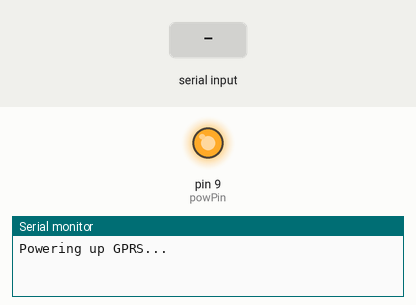
This sketch was run on a simulated Arduino Mega 2560, built with avr-gcc and run on an emulated ATmega2560. Shown: output pins drawn as LEDs (lit = HIGH), the last lines printed to the serial monitor. The test bench sets the inputs (shaded band).

Above: at 0.2 s.
At 1.9 s:
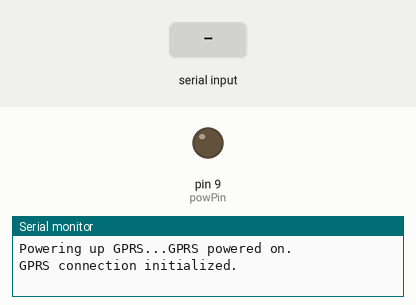
2.0 s: "1" received over the second serial link
Timing chart, 0 to 5.0 s (numbered marks = the images above; inputs shaded):
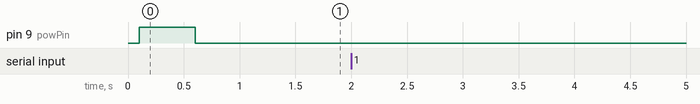

The sketch:

GPRS_SerialLinkMega.ino
```cpp
/*  Serial Relay - Arduino will patch a serial
 link between the computer and the GPRS Shield  */

// Computer is connected to Hardware UART
// GPRS Shield is connected to the Software UART

#define powPin 9
#define bufMax 64

unsigned char buffer[bufMax];  // buffer array for data recieve over serial port
int count = 0;  // counter for buffer array

void setup() {
  // Define necessary pin modes
  pinMode(powPin, OUTPUT);

  Serial.begin(19200);
  Serial2.begin(19200);

  // Power up GPRS using software, if necessary
  Serial.print("Powering up GPRS...");
  powerUp();

  Serial.println("GPRS powered on.");
  Serial.println();

  Serial.println("GPRS connection initialized.");
  Serial.println();
}

void loop() {
  if(Serial2.available()) {  // If data is comming from softwareserial port ==> data is comming from gprs shield
    while(Serial2.available()) {  // Read data into char array
      buffer[count++] = Serial2.read();  // Write data into array
      if(count == bufMax)break;
    }
    Serial.write(buffer, count);  // If no data, transmission ends and writes buffer to hardware serial port
    clearBufferArray();  // Call clearBufferArray function to clear the storaged data from the array
    count = 0;  // Set counter of while loop to zero
  }
  if(Serial.available()) {  // If data is available on hardwareserial port ==> data is comming from PC or notebook
    Serial2.write(Serial.read());  // Write it to the GPRS shield
  }
}

void powerUp() {
  digitalWrite(powPin, LOW);
  delay(100);
  digitalWrite(powPin, HIGH);
  delay(500);
  digitalWrite(powPin, LOW);
  delay(100);
}

void clearBufferArray() {  // Function to clear buffer array
  for (int i = 0; i < count; i++) {
    buffer[i] = NULL;  // Clear all index of array with command NULL
  }
}
```
